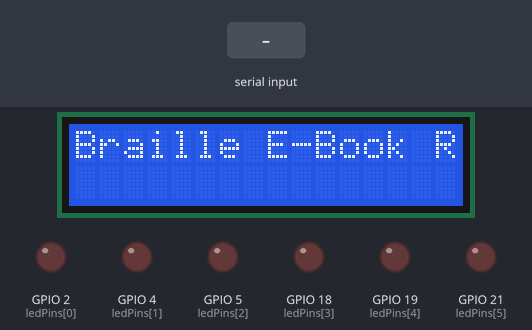
A sketch run on a simulated ESP32. Parts: 16×2 character LCD, output pins drawn as LEDs (lit = HIGH). Dashed ring = blinking. The inputs (shaded band) are chosen by the test bench. What the sketch prints to the serial monitor is not drawn.

Above: at 1.2 s.
1.3 s: "5\n" received over Serial
At 2.0 s:
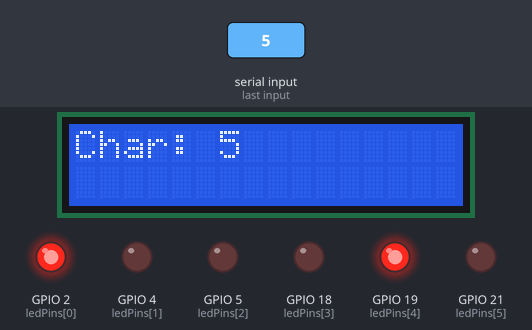
4.3 s: "!" received over Serial
At 5.9 s:
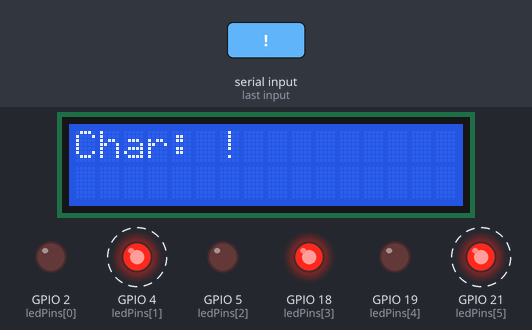
6.8 s: "?" received over Serial
At 7.8 s:
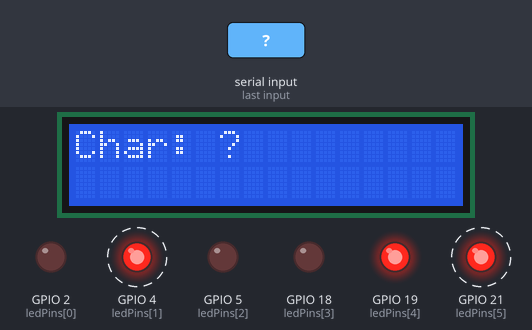
9.8 s: "90,45\n" received over Serial
At 10.9 s:
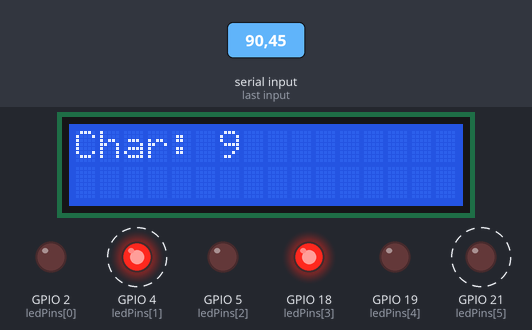
Timing chart, 0 to 17.3 s (numbered marks = the images above; inputs shaded):
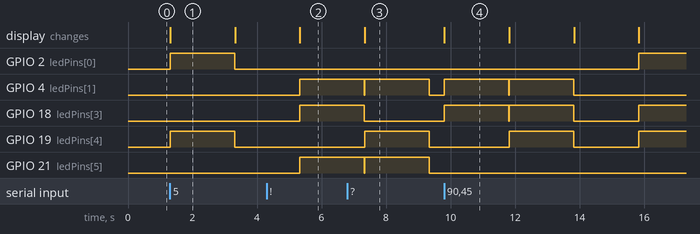

Measured:
- after the input at 1.3 s, GPIO 2 (ledPins[0]), GPIO 19 (ledPins[4]): LOW → HIGH at once, → LOW 2.0 s later; the display: changes at once (image 1)
- after the input at 4.3 s, GPIO 4 (ledPins[1]), GPIO 18 (ledPins[3]), GPIO 21 (ledPins[5]): LOW → HIGH after 1.0 s; the display: changes after 1.0 s (image 2)
- after the input at 6.8 s, GPIO 19 (ledPins[4]): LOW → HIGH after 0.54 s, → LOW 2.0 s later; the display: changes after 0.54 s (image 3)
- after the input at 9.8 s, GPIO 2 (ledPins[0]): LOW → HIGH after 6.0 s; GPIO 4 (ledPins[1]): alternates HIGH for 2.0 s and LOW for 0.01 s, 4 changes in all, then stays LOW, starting at once
- what the display in image 1 shows lasts 2.0 s, from 1.3 s to 3.3 s

The sketch:

sketch.ino
```cpp
#include <Wire.h>
#include <LiquidCrystal_I2C.h>

const int ledPins[6] = {2, 4, 5, 18, 19, 21};  // Braille LED pins
LiquidCrystal_I2C lcd(0x27, 16, 2);  // LCD I2C address 0x27, 16 columns, 2 rows

void setup() {
  Serial.begin(115200);
  Wire.begin(25, 26);  // SDA = GPIO 21, SCL = GPIO 22

  lcd.init();
  lcd.backlight();
  lcd.setCursor(0, 0);
  lcd.print("Braille E-Book Reader");

  for (int i = 0; i < 6; i++) {
    pinMode(ledPins[i], OUTPUT);
  }
}

void loop() {
  if (Serial.available()) {
    char receivedChar = Serial.read();
    Serial.print("Received: ");
    Serial.println(receivedChar);

    lcd.clear();
    lcd.setCursor(0, 0);
    lcd.print("Char: ");
    lcd.print(receivedChar);

    displayBraille(receivedChar);
  }
}

void displayBraille(char character) {
  int braillePatterns[][6] = {
    {1, 0, 0, 0, 0, 0}, // A
    {1, 1, 0, 0, 0, 0}, // B
    {1, 0, 0, 1, 0, 0}, // C
    {1, 0, 0, 1, 1, 0}, // D
    {1, 0, 0, 0, 1, 0}, // E
    {1, 1, 0, 1, 0, 0}, // F
    {1, 1, 0, 1, 1, 0}, // G
    {1, 1, 0, 0, 1, 0}, // H
    {0, 1, 0, 1, 0, 0}, // I
    {0, 1, 0, 1, 1, 0}, // J
    {1, 0, 1, 0, 0, 0}, // K
    {1, 1, 1, 0, 0, 0}, // L
    {1, 0, 1, 1, 0, 0}, // M
    {1, 0, 1, 1, 1, 0}, // N
    {1, 0, 1, 0, 1, 0}, // O
    {1, 1, 1, 1, 0, 0}, // P
    {1, 1, 1, 1, 1, 0}, // Q
    {1, 1, 1, 0, 1, 0}, // R
    {0, 1, 1, 1, 0, 0}, // S
    {0, 1, 1, 1, 1, 0}, // T
    {1, 0, 1, 0, 0, 1}, // U
    {1, 1, 1, 0, 0, 1}, // V
    {0, 1, 0, 1, 1, 1}, // W
    {1, 0, 1, 1, 0, 1}, // X
    {1, 0, 1, 1, 1, 1}, // Y
    {1, 0, 1, 0, 1, 1}  // Z
  };

  int numbers[10][6] = {
    {0, 1, 0, 1, 1, 0}, // 0
    {1, 0, 0, 0, 0, 0}, // 1
    {1, 1, 0, 0, 0, 0}, // 2
    {1, 0, 0, 1, 0, 0}, // 3
    {1, 0, 0, 1, 1, 0}, // 4
    {1, 0, 0, 0, 1, 0}, // 5
    {1, 1, 0, 1, 0, 0}, // 6
    {1, 1, 0, 1, 1, 0}, // 7
    {1, 1, 0, 0, 1, 0}, // 8
    {0, 1, 0, 1, 0, 0}  // 9
  };

  int specialChars[2][6] = {
    {0, 1, 0, 1, 0, 1}, // !
    {0, 1, 0, 0, 1, 1}  // ?
  };

  // Convert to uppercase if it's a lowercase letter
  if (character >= 'a' && character <= 'z') {
    character -= 32;
  }

  // Check if it's an uppercase letter (A-Z)
  if (character >= 'A' && character <= 'Z') {
    int index = character - 'A';
    for (int i = 0; i < 6; i++) {
      digitalWrite(ledPins[i], braillePatterns[index][i]);
    }
  }
  // Check if it's a number (0-9)
  else if (character >= '0' && character <= '9') {
    int index = character - '0';
    for (int i = 0; i < 6; i++) {
      digitalWrite(ledPins[i], numbers[index][i]);
    }
  }
  // Check if it's a special character (! or ?)
  else if (character == '!') {
    for (int i = 0; i < 6; i++) {
      digitalWrite(ledPins[i], specialChars[0][i]);
    }
  } else if (character == '?') {
    for (int i = 0; i < 6; i++) {
      digitalWrite(ledPins[i], specialChars[1][i]);
    }
  }
  // If unknown character, turn off all LEDs
  else {
    for (int i = 0; i < 6; i++) {
      digitalWrite(ledPins[i], LOW);
    }
  }

  delay(2000); // Delay before turning LEDs off
  for (int i = 0; i < 6; i++) {
    digitalWrite(ledPins[i], LOW);
  }
}
```
